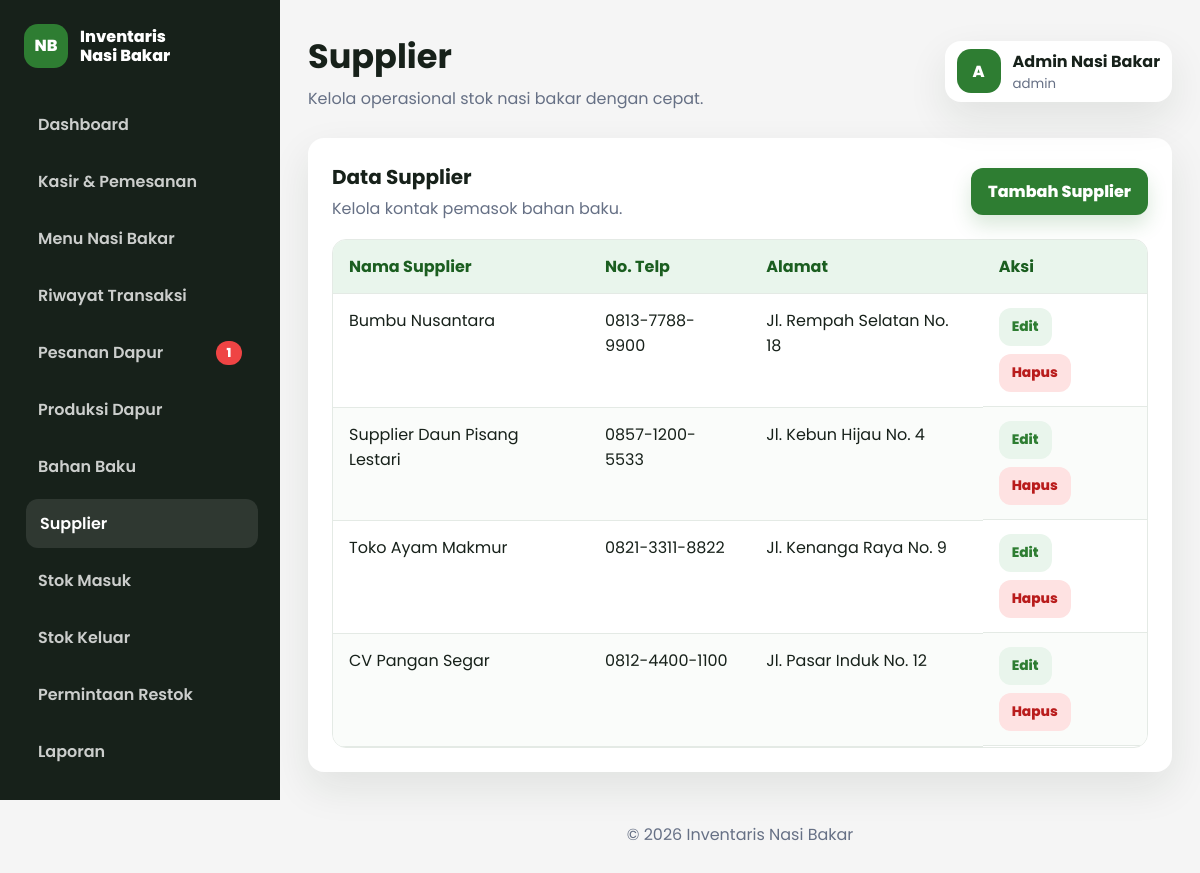
Page /dashboard/supplier/index.php (signed in) on the committed database.
### tables this page shows
CREATE TABLE supplier (
    id INT AUTO_INCREMENT PRIMARY KEY,
    nama_supplier VARCHAR(120) NOT NULL,
    no_telp VARCHAR(30) NOT NULL,
    alamat TEXT NOT NULL
);

### includes/functions.php (called while the page is built, shortened)
<?php
function e(?string $value): string
{
    return htmlspecialchars((string) $value, ENT_QUOTES, 'UTF-8');
}

### dashboard/supplier/index.php (the view, shortened to what this page needs)
<?php
require_once __DIR__ . '/../../config/koneksi.php';
require_once __DIR__ . '/../../includes/functions.php';
$rows = mysqli_fetch_all(mysqli_query($conn, 'SELECT * FROM supplier ORDER BY id DESC'), MYSQLI_ASSOC);
include __DIR__ . '/../../includes/header.php';
?>
<section class="panel">
    <div class="panel-header">
        <div>
            <h2>Data Supplier</h2>
            <p>Kelola kontak pemasok bahan baku.</p>
        </div>
        <a class="btn btn-primary" href="form.php">Tambah Supplier</a>
    </div>
    <div class="table-wrap">
        <table>
            <thead>
                <tr>
                    <th>Nama Supplier</th>
                    <th>No. Telp</th>
                    <th>Alamat</th>
                    <th>Aksi</th>
                </tr>
            </thead>
            <tbody>
                <?php foreach ($rows as $row): ?>
                    <tr>
                        <td><?= e($row['nama_supplier']); ?></td>
                        <td><?= e($row['no_telp']); ?></td>
                        <td><?= e($row['alamat']); ?></td>
                        <td class="actions">
                            <a class="btn-small" href="form.php?id=<?= (int) $row['id']; ?>">Edit</a>
                            <a class="btn-small danger" href="hapus.php?id=<?= (int) $row['id']; ?>" data-confirm="Hapus supplier ini?">Hapus</a>
                        </td>
                    </tr>
                <?php endforeach; ?>
            </tbody>
        </table>
    </div>
</section>
<?php include __DIR__ . '/../../includes/footer.php'; ?>

### assets/css/dashboard.css (style rules this page uses)
:root { --primary: #2E7D32; --primary-dark: #1B5E20; --secondary: #F5F5F5; --accent: #FFC107; --danger: #EF4444; --text: #17211A; --muted: #667085; --border: #E4EAE5; --white: #FFFFFF; --shadow: 0 16px 40px rgba(22, 39, 24, 0.09); }
* { box-sizing: border-box; }
body { margin: 0; font-family: "Poppins", sans-serif; color: var(--text); background: var(--secondary); overflow-x: hidden; }
a { color: inherit; text-decoration: none; }
.stat-card, .panel { border-radius: 16px; background: var(--white); box-shadow: var(--shadow); }
.panel { padding: 24px; margin-bottom: 24px; }
.panel-header { display: flex; align-items: center; justify-content: space-between; gap: 16px; margin-bottom: 18px; min-width: 0; }
.panel-header h2 { margin: 0; font-size: 1.25rem; overflow-wrap: anywhere; }
.panel-header p { margin: 4px 0 0; color: var(--muted); }
.btn, .btn-small { min-height: 44px; display: inline-flex; align-items: center; justify-content: center; border: 1px solid transparent; border-radius: 12px; padding: 10px 16px; font-weight: 800; cursor: pointer; transition: background 0.2s ease, transform 0.2s ease, box-shadow 0.2s ease; text-align: center; white-space: normal; }
.btn-primary { background: var(--primary); color: var(--white); box-shadow: 0 10px 20px rgba(46, 125, 50, 0.18); }
.btn-small { min-height: 36px; padding: 8px 12px; background: #E9F5EC; color: var(--primary); font-size: 0.86rem; }
.btn-small.danger { background: #FEE2E2; color: #B91C1C; }
.table-wrap { width: 100%; overflow-x: auto; -webkit-overflow-scrolling: touch; border: 1px solid var(--border); border-radius: 14px; }
table { width: 100%; border-collapse: collapse; min-width: 720px; }
thead th { position: sticky; top: 0; z-index: 1; background: #E9F5EC; color: var(--primary-dark); text-align: left; }
th, td { padding: 14px 16px; border-bottom: 1px solid var(--border); vertical-align: top; overflow-wrap: anywhere; }
tbody tr:nth-child(even) { background: #FAFCFA; }
.actions { display: flex; flex-wrap: wrap; gap: 8px; align-items: center; }

### rows in the picture
supplier: nama_supplier "Bumbu Nusantara", no_telp "0813-7788-9900", alamat "Jl. Rempah Selatan No. 18"
supplier: nama_supplier "Supplier Daun Pisang Lestari", no_telp "0857-1200-5533", alamat "Jl. Kebun Hijau No. 4"
supplier: nama_supplier "Toko Ayam Makmur", no_telp "0821-3311-8822", alamat "Jl. Kenanga Raya No. 9"
supplier: nama_supplier "CV Pangan Segar", no_telp "0812-4400-1100", alamat "Jl. Pasar Induk No. 12"

### other values in the picture
$sidebarNotifPesananBaru "1"
$pageTitle "Supplier"
$initial "A"
$adminName "Admin Nasi Bakar"
$roleLabel "admin"
